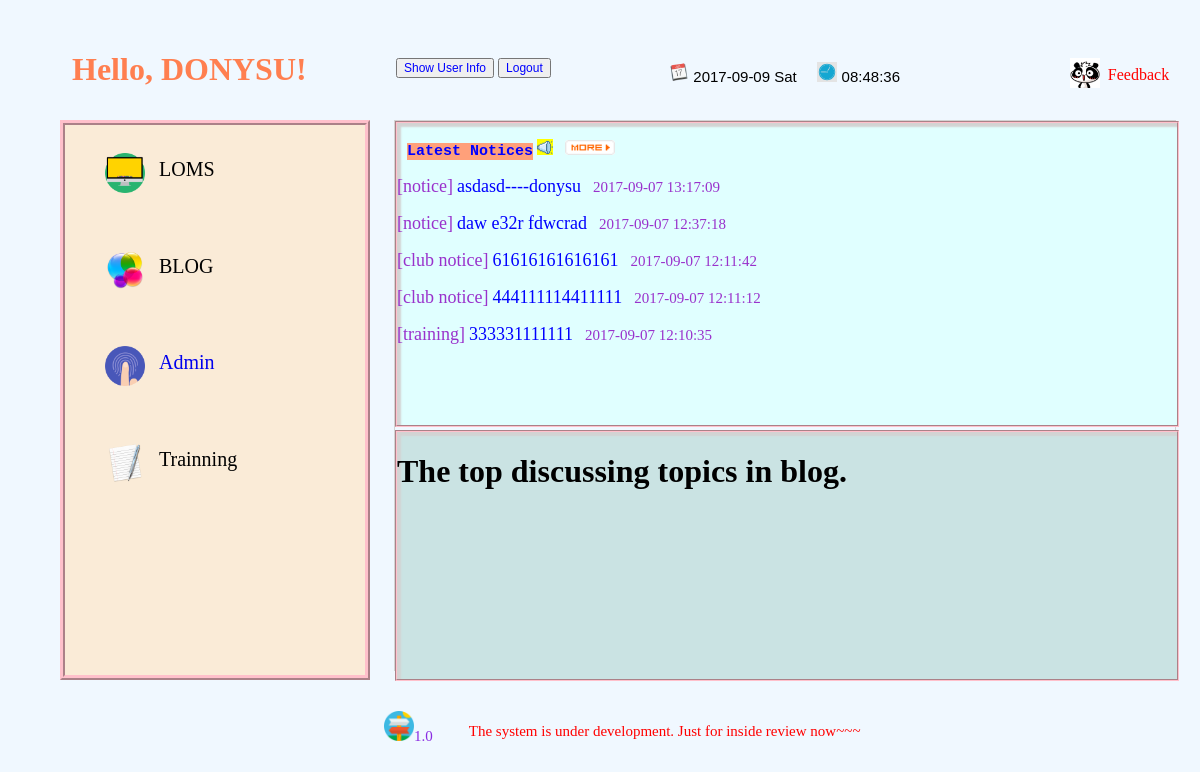
The app's page /index (signed in) with its own data.
### app/models.py (models this page shows, shortened)
class User(db.Model):
    id = db.Column(db.Integer,primary_key=True)
    username = db.Column(db.String(20),index=True,unique=True)
    password = db.Column(db.String(20),index=True)
    workid = db.Column(db.String(6),index=True,unique=True)
    email = db.Column(db.String(64),index=True,unique=True)
    phone = db.Column(db.String(11),index=True,unique=True)
    section = db.Column(db.String(6))
    gender = db.Column(db.String(6))
    user_img = db.Column(db.String(64),default='Panda.gif')
    old_password = db.Column(db.String(20),default="")
    old_email = db.Column(db.String(64),default="")
    old_phone = db.Column(db.String(11),default="")
    old_section = db.Column(db.String(6),default="")
    old_user_img = db.Column(db.String(64),default="")

class Notices(db.Model):
    id = db.Column(db.Integer,primary_key=True)
    title = db.Column(db.String(512),index=True,unique=True)
    author = db.Column(db.String(128),index=True)
    content = db.Column(db.String(1024),index=True)
    species = db.Column(db.String(128),index=True)
    create_date = db.Column(db.String(128),index=True)
    old_title = db.Column(db.String(512),index=True,unique=True)
    old_content = db.Column(db.String(1024),index=True)
    old_species = db.Column(db.String(128),index=True)
    latest_modify_date = db.Column(db.String(128),index=True)

### app/views.py (the view)
@app.route('/index')
@login_required
def index():
    user = g.user
    notice_count = models.Notices.query.count()
    notice = dict()
    for i in range(5):
        notice[i+1] = models.Notices.query.all()[notice_count-i-1]
    return render_template('index.html',user=user,notice1=notice[1],notice2=notice[2],notice3=notice[3],notice4=notice[4],notice5=notice[5])
    print(notice)

### app/views.py (called while the page is built)
@lm.user_loader
def load_user(id):
    return User.query.get(int(id))

@app.before_request
def before_request():
    g.user = current_user

### app/templates/index.html
{% extends 'base.html' %}
{% block content %}
<div id="index_background" style="position: absolute;left: 0px;top: 0px; width: 100%;height: 100%">
    <div class="index_top">
        <div class="index_top_h1"><h1 id="index_top_h1">Hello, {{user.username.upper()}}!</h1>
        </div>
        <div class="index_top_buttons_link">
            <ul>
               <li><a href="/user_info/{{user.username}}" id="index_top_link1"><input type="button" value="Show User Info" ></a></li>
               <li><a href="/logout" target="_blank" id="index_top_link2"><input type="button" value="Logout" ></a></li>
            </ul>
        </div>
        <div class="index_top_date_time_info">
            <ul>
                <li><img id="index_top_date_img" src="../static/PIC/calendar.png">
                    <span id="dayshow"></span>
                </li>
                <li>&nbsp;&nbsp;&nbsp;</li>
                <li><img id="index_top_time_img" src="../static/PIC/clock-flat.png">
                    <span id="timeshow"></span>
                </li>
            </ul>
        </div>
        <div class="index_top_feedback">
            <div id="index_feedback_img">
             <img src="../static/PIC/Panda.gif" id="feedback_img">
            </div>
            <div id="index_feedback_title">Feedback</div>
        </div>
    </div>
    <div class="index_middle">
        <div class="index_middle_left">
            <div id="index_middle_left_link1">
                <ul>
                    <li><img id="index_img1" src="../static/PIC/imac.png"></li>
                    <li id="loms_character">LOMS</li>
                </ul>
            </div>
            <div id="index_middle_left_link2">
                <ul>
                    <li><img id="index_img2" src="../static/PIC/gamecenter.png"></li>
                    <li><span id="blog_character" style="height: 30px;">BLOG</span></li>
                </ul>
            </div>
            <div id="index_middle_left_link3">
                <ul>
                    <li><img id="index_img3" src="../static/PIC/fingerprint.png"></li>
                    <li><span id="admin_character" style="height: 30px;"><a href="/manage/1" id="index_admin">Admin</a></span></li>
                </ul>
            </div>
             <div id="index_middle_left_link4">
                <ul>
                    <li><img id="index_img4" src="../static/PIC/textedit.png"></li>
                    <li><span id="trainning_character" style="height: 30px;">Trainning</span></li>
                </ul>
            </div>
        </div>
        <div class="index_middle_right">
            <div class="index_middle_right_latest_news">
                <p>
                    <span id="index_notice_title"><b>Latest Notices</b></span>
                    <span>
                        <img src="../static/PIC/notice.gif" style="width: 16px;height: 16px;background-color: yellow">
                    </span>
                    <span id="index_notice_more"><a href="/notices_list/1"><img src="../static/PIC/more.gif"></a></span>
                </p>
                <p>
                    <marquee direction="right" behavior="alternate" scrollamount="2">
                        <a href="/notices/{{notice1.id}}" class="index_notices_link">
                            <span class="index_notices_type">[{{notice1.species}}]</span>
                            <span class="index_notices_title">{{notice1.title}}</span>
                            <span>&nbsp;</span>
                            <span class="index_notices_create_date">{{notice1.create_date}}</span>
                        </a>
                    </marquee>
                </p>
                <p>
                    <marquee direction="right" behavior="alternate" scrollamount="2">
                        <a href="/notices/{{notice2.id}}" class="index_notices_link">
                            <span class="index_notices_type">[{{notice2.species}}]</span>
                            <span class="index_notices_title">{{notice2.title}}</span>
                            <span>&nbsp;</span>
                            <span class="index_notices_create_date">{{notice2.create_date}}</span>
                        </a>
                    </marquee>
                </p>
                <p>
                    <marquee direction="right" behavior="alternate" scrollamount="2">
                        <a href="/notices/{{notice3.id}}" class="index_notices_link">
                            <span class="index_notices_type">[{{notice3.species}}]</span>
                            <span class="index_notices_title">{{notice3.title}}</span>
                            <span>&nbsp;</span>
                            <span class="index_notices_create_date">{{notice3.create_date}}</span>
                        </a>
                    </marquee>
                </p>
                <p>
                    <marquee direction="right" behavior="alternate" scrollamount="2">
                        <a href="/notices/{{notice4.id}}" class="index_notices_link">
                            <span class="index_notices_type">[{{notice4.species}}]</span>
                            <span class="index_notices_title">{{notice4.title}}</span>
                            <span>&nbsp;</span>
                            <span class="index_notices_create_date">{{notice4.create_date}}</span>
                        </a>
                    </marquee>
                </p>
                <p>
                    <marquee direction="right" behavior="alternate" scrollamount="2">
                        <a href="/notices/{{notice5.id}}" class="index_notices_link">
                            <span class="index_notices_type">[{{notice5.species}}]</span>
                            <span class="index_notices_title">{{notice5.title}}</span>
                            <span>&nbsp;</span>
                            <span class="index_notices_create_date">{{notice5.create_date}}</span>
                        </a>
                    </marquee>
                </p>
            </div>
            <div class="index_middle_right_latest_topics">
                <h1>The top discussing topics in blog.</h1>
            </div>
        </div>
    </div>
    <div class="index_bottom">
        <div id="index_bottom_img"><img src="../static/PIC/directions.png">1.0</div>
        <div id="index_bottom_content"><marquee direction="left" scrollamount="3" scrolldelay="100">
            The system is under development. Just for inside review now~~~</marquee></div>
    </div>
</div>
{% endblock %}

### app/static/Mycss.css (style rules this page uses)
#index_top_link1,#index_top_link2,.user_image_upload,.user_image_change,.user_info_edit,#index_admin,.index_notices_link { text-decoration:none; }
#index_background { background-color: aliceblue; background-size: cover; }
.index_top { width: 100%; height: 10%; margin-top: 30px; #border: 1px solid lightgray; }
.index_middle { width: 100%; height: 70%; margin-top: 10px; #border: 1px solid lightgray; }
.index_bottom { width: 60%; height: 10%; #border: 1px solid blue; margin: 15px auto; }
.index_top_h1 { float: left; width: 25%; height: 100%; color: coral; margin-left: 6%; #border: 1px solid lightgray; }
.index_top_buttons_link { float: left; height: 100%; width: 20%; #margin-left: 0.5%; #border: 1px solid lightgray; }
.index_top_buttons_link ul > li { display: inline; }
.index_top_buttons_link ul > li > a > input { font-size: 12px; color: blue; }
.index_top_buttons_link ul { padding-left: 10%; padding-top: 5%; }
.index_top_date_time_info { float: right; position: relative; right: 25%; top: 20%; #border: 2px solid black; }
.index_top_date_time_info ul > li { display: inline; font-family: sans-serif; font-size: 15px; }
#index_top_date_img,#index_top_time_img { width: 20px; height: 20px; }
.index_top_feedback { float: right; #border: 2px solid black; position: relative; left: 20%; top: 35%; }
#feedback_img { height: 30px; width: 30px; }
#index_feedback_img { float: left; margin-right: 8px; }
#index_feedback_title { float: left; font-family: fantasy; color: red; margin-bottom: 10px; margin-top: 8px; }
#index_img1,#index_img2,#index_img3,#index_img4 { width: 40px; height: 40px; }
.index_middle_left { height: 96%; width: 25%; float: left; margin-left: 5%; padding-top: 1%; border: 5px ridge pink; background-color: antiquewhite; }
.index_middle_right { float: left; height: 98%; width: 65%; border: 1px solid lightgray; margin-left: 2%; }
.index_middle_right_latest_news { width: 100%; height: 55%; border: 2px groove pink; background-color: lightcyan; box-shadow: 4px 4px 2px lightgray inset; }
.index_middle_right_latest_topics { width: 100%; height: 45%; border: 2px groove pink; margin-top: 3px; box-shadow: 4px 4px 2px lightgray inset; background-color: #cae3e3; }
#index_middle_left_link1 ul > li,#index_middle_left_link2 ul > li,#index_middle_left_link3 ul > li,#index_middle_left_link4 ul > li { display: inline; }
#index_middle_left_link1 { #border: 1px solid red; height: 15%; }
#index_middle_left_link2 { #border: 1px solid red; height: 15%; }
#index_middle_left_link3 { #border: 1px solid red; height: 15%; }
#index_middle_left_link4 { #border: 1px solid red; height: 15%; }
#blog_character { font-size: 20px; position: relative; bottom: 17px; left: 10px; #border: 1px solid blue; }
#loms_character { font-size: 20px; position: relative; bottom: 17px; left: 10px; #border: 1px solid blue; }
#admin_character { font-size: 20px; position: relative; bottom: 17px; left: 10px; #border: 1px solid blue; }
#trainning_character { font-size: 20px; position: relative; bottom: 17px; left: 10px; #border: 1px solid blue; }
.index_notices_type { font-size: 18px; color:darkorchid; }
.index_notices_title { font-size: 18px; color: blue; }
.index_notices_create_date { font-size: 15px; color: darkorchid; }
#index_notice_title { font-size: 15px; font-family:monospace; color: blue; background-color: lightsalmon; margin-left: 10px; }
#index_notice_more { margin-left: 8px; }
#index_notice_more a > img { width: 50px; height: 15px; }
#index_bottom_img img { width: 30px; height: 30px; }
#index_bottom_img { float: left; #border: 1px solid green; margin-left: 20%; margin-right: 5%; position: relative; top: 20%; font-family: serif; font-size: 15px; color: blueviolet; }
#index_bottom_content { float: left; width: 60%; #border: 1px solid green; position: relative; top: 35%; font-size: 15px; font-family: serif; color: red; }

### records on screen
User: username "DONYSU"
Notices: species "notice", title "asdasd----donysu", create_date "2017-09-07 13:17:09"
Notices: species "notice", title "daw e32r fdwcrad", create_date "2017-09-07 12:37:18"
Notices: species "club notice", title "61616161616161", create_date "2017-09-07 12:11:42"
Notices: species "club notice", title "444111114411111", create_date "2017-09-07 12:11:12"
Notices: species "training", title "333331111111", create_date "2017-09-07 12:10:35"
